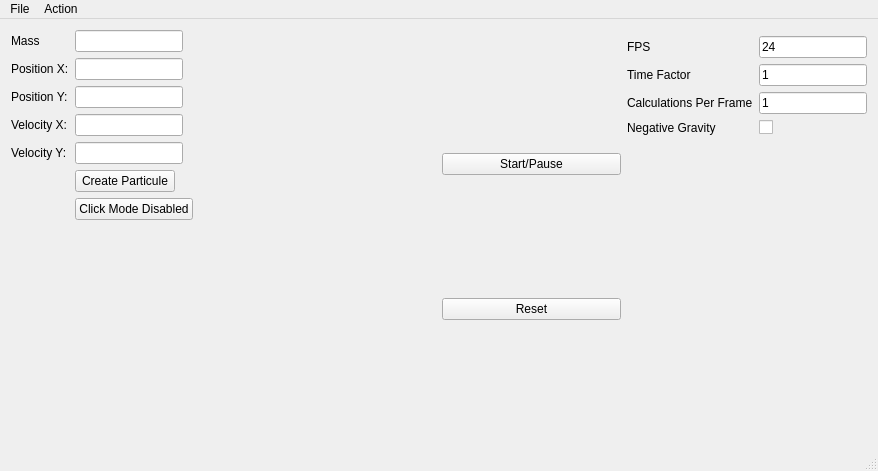
<?xml version="1.0" encoding="UTF-8"?>
<ui version="4.0">
 <class>GravitySimulator</class>
 <widget class="QMainWindow" name="GravitySimulator">
  <property name="geometry">
   <rect>
    <x>0</x>
    <y>0</y>
    <width>878</width>
    <height>471</height>
   </rect>
  </property>
  <property name="windowTitle">
   <string>MainWindow</string>
  </property>
  <widget class="QWidget" name="centralWidget">
   <layout class="QHBoxLayout" name="horizontalLayout_2">
    <item>
     <layout class="QFormLayout" name="settingsLayout">
      <property name="sizeConstraint">
       <enum>QLayout::SetMaximumSize</enum>
      </property>
      <property name="fieldGrowthPolicy">
       <enum>QFormLayout::FieldsStayAtSizeHint</enum>
      </property>
      <item row="0" column="0">
       <widget class="QLabel" name="massLabel">
        <property name="text">
         <string>Mass</string>
        </property>
       </widget>
      </item>
      <item row="0" column="1">
       <widget class="QLineEdit" name="massLineEdit">
        <property name="sizePolicy">
         <sizepolicy hsizetype="Minimum" vsizetype="Fixed">
          <horstretch>0</horstretch>
          <verstretch>0</verstretch>
         </sizepolicy>
        </property>
       </widget>
      </item>
      <item row="1" column="0">
       <widget class="QLabel" name="positionXLabel">
        <property name="text">
         <string>Position X:</string>
        </property>
       </widget>
      </item>
      <item row="1" column="1">
       <widget class="QLineEdit" name="positionXLineEdit">
        <property name="sizePolicy">
         <sizepolicy hsizetype="Minimum" vsizetype="Fixed">
          <horstretch>0</horstretch>
          <verstretch>0</verstretch>
         </sizepolicy>
        </property>
       </widget>
      </item>
      <item row="2" column="0">
       <widget class="QLabel" name="positionYLabel">
        <property name="text">
         <string>Position Y:</string>
        </property>
       </widget>
      </item>
      <item row="2" column="1">
       <widget class="QLineEdit" name="positionYLineEdit">
        <property name="sizePolicy">
         <sizepolicy hsizetype="Minimum" vsizetype="Fixed">
          <horstretch>0</horstretch>
          <verstretch>0</verstretch>
         </sizepolicy>
        </property>
       </widget>
      </item>
      <item row="3" column="0">
       <widget class="QLabel" name="velocityXLabel">
        <property name="text">
         <string>Velocity X:</string>
        </property>
       </widget>
      </item>
      <item row="3" column="1">
       <widget class="QLineEdit" name="velocityXLineEdit">
        <property name="sizePolicy">
         <sizepolicy hsizetype="Minimum" vsizetype="Fixed">
          <horstretch>0</horstretch>
          <verstretch>0</verstretch>
         </sizepolicy>
        </property>
       </widget>
      </item>
      <item row="4" column="0">
       <widget class="QLabel" name="velocityXLabel_2">
        <property name="text">
         <string>Velocity Y:</string>
        </property>
       </widget>
      </item>
      <item row="4" column="1">
       <widget class="QLineEdit" name="velocityYLineEdit">
        <property name="sizePolicy">
         <sizepolicy hsizetype="Minimum" vsizetype="Fixed">
          <horstretch>0</horstretch>
          <verstretch>0</verstretch>
         </sizepolicy>
        </property>
       </widget>
      </item>
      <item row="5" column="1">
       <widget class="QPushButton" name="createParticuleButton">
        <property name="minimumSize">
         <size>
          <width>100</width>
          <height>0</height>
         </size>
        </property>
        <property name="text">
         <string>Create Particule</string>
        </property>
       </widget>
      </item>
      <item row="6" column="1">
       <widget class="QPushButton" name="clickModeButton">
        <property name="sizePolicy">
         <sizepolicy hsizetype="Minimum" vsizetype="Fixed">
          <horstretch>0</horstretch>
          <verstretch>0</verstretch>
         </sizepolicy>
        </property>
        <property name="minimumSize">
         <size>
          <width>100</width>
          <height>0</height>
         </size>
        </property>
        <property name="text">
         <string>Click Mode Disabled</string>
        </property>
        <property name="checkable">
         <bool>true</bool>
        </property>
        <property name="checked">
         <bool>false</bool>
        </property>
       </widget>
      </item>
     </layout>
    </item>
    <item>
     <layout class="QVBoxLayout" name="verticalLayout">
      <property name="sizeConstraint">
       <enum>QLayout::SetNoConstraint</enum>
      </property>
      <item>
       <layout class="QVBoxLayout" name="simulatorLayout">
        <property name="sizeConstraint">
         <enum>QLayout::SetDefaultConstraint</enum>
        </property>
        <item>
         <widget class="QWidget" name="simulatorWidget" native="true">
          <property name="sizePolicy">
           <sizepolicy hsizetype="Maximum" vsizetype="Maximum">
            <horstretch>0</horstretch>
            <verstretch>0</verstretch>
           </sizepolicy>
          </property>
         </widget>
        </item>
       </layout>
      </item>
      <item>
       <layout class="QHBoxLayout" name="horizontalLayout">
        <item>
         <layout class="QGridLayout" name="gridLayout">
          <item row="0" column="0">
           <widget class="QPushButton" name="startPauseButton">
            <property name="text">
             <string>Start/Pause</string>
            </property>
           </widget>
          </item>
          <item row="2" column="0">
           <widget class="QPushButton" name="resetButton">
            <property name="text">
             <string>Reset</string>
            </property>
           </widget>
          </item>
         </layout>
        </item>
        <item>
         <layout class="QFormLayout" name="formLayout_2">
          <property name="sizeConstraint">
           <enum>QLayout::SetMaximumSize</enum>
          </property>
          <item row="0" column="0">
           <widget class="QLabel" name="label_2">
            <property name="text">
             <string>FPS</string>
            </property>
           </widget>
          </item>
          <item row="1" column="0">
           <widget class="QLabel" name="label_7">
            <property name="text">
             <string>Time Factor</string>
            </property>
           </widget>
          </item>
          <item row="2" column="0">
           <widget class="QLabel" name="label_8">
            <property name="sizePolicy">
             <sizepolicy hsizetype="Maximum" vsizetype="Preferred">
              <horstretch>0</horstretch>
              <verstretch>0</verstretch>
             </sizepolicy>
            </property>
            <property name="text">
             <string>Calculations Per Frame</string>
            </property>
           </widget>
          </item>
          <item row="3" column="0">
           <widget class="QLabel" name="label">
            <property name="text">
             <string>Negative Gravity</string>
            </property>
           </widget>
          </item>
          <item row="3" column="1">
           <widget class="QCheckBox" name="InvertedGravityCheckBox">
            <property name="layoutDirection">
             <enum>Qt::LeftToRight</enum>
            </property>
            <property name="text">
             <string/>
            </property>
           </widget>
          </item>
          <item row="0" column="1">
           <widget class="QLineEdit" name="FPSLineEdit">
            <property name="sizePolicy">
             <sizepolicy hsizetype="Minimum" vsizetype="Fixed">
              <horstretch>0</horstretch>
              <verstretch>0</verstretch>
             </sizepolicy>
            </property>
            <property name="text">
             <string>24</string>
            </property>
           </widget>
          </item>
          <item row="1" column="1">
           <widget class="QLineEdit" name="TimeFactorLineEdit">
            <property name="sizePolicy">
             <sizepolicy hsizetype="Minimum" vsizetype="Fixed">
              <horstretch>0</horstretch>
              <verstretch>0</verstretch>
             </sizepolicy>
            </property>
            <property name="text">
             <string>1</string>
            </property>
           </widget>
          </item>
          <item row="2" column="1">
           <widget class="QLineEdit" name="CalculPerFrameLineEdit">
            <property name="sizePolicy">
             <sizepolicy hsizetype="Minimum" vsizetype="Fixed">
              <horstretch>0</horstretch>
              <verstretch>0</verstretch>
             </sizepolicy>
            </property>
            <property name="text">
             <string>1</string>
            </property>
           </widget>
          </item>
         </layout>
        </item>
       </layout>
      </item>
     </layout>
    </item>
   </layout>
  </widget>
  <widget class="QMenuBar" name="menuBar">
   <property name="geometry">
    <rect>
     <x>0</x>
     <y>0</y>
     <width>878</width>
     <height>21</height>
    </rect>
   </property>
   <widget class="QMenu" name="menuFile">
    <property name="title">
     <string>File</string>
    </property>
    <addaction name="actionNew"/>
    <addaction name="actionOpen"/>
    <addaction name="actionSave_as"/>
    <addaction name="separator"/>
    <addaction name="actionQuit"/>
   </widget>
   <widget class="QMenu" name="menuAction">
    <property name="title">
     <string>Action</string>
    </property>
    <addaction name="actionStart_Pause"/>
    <addaction name="actionReset"/>
    <addaction name="actionSet_Checkpoint"/>
   </widget>
   <addaction name="menuFile"/>
   <addaction name="menuAction"/>
  </widget>
  <widget class="QStatusBar" name="statusBar"/>
  <action name="actionOpen">
   <property name="text">
    <string>Open</string>
   </property>
  </action>
  <action name="actionNew">
   <property name="text">
    <string>New</string>
   </property>
   <property name="shortcut">
    <string/>
   </property>
  </action>
  <action name="actionSave">
   <property name="text">
    <string>Save</string>
   </property>
  </action>
  <action name="actionSave_as">
   <property name="text">
    <string>Save as</string>
   </property>
  </action>
  <action name="actionQuit">
   <property name="text">
    <string>Quit</string>
   </property>
  </action>
  <action name="actionSettings">
   <property name="text">
    <string>Settings</string>
   </property>
  </action>
  <action name="actionStart_Pause">
   <property name="text">
    <string>Start/Pause</string>
   </property>
  </action>
  <action name="actionReset">
   <property name="text">
    <string>Reset</string>
   </property>
  </action>
  <action name="actionSet_Checkpoint">
   <property name="text">
    <string>Set Checkpoint</string>
   </property>
  </action>
 </widget>
 <layoutdefault spacing="6" margin="11"/>
 <resources/>
 <connections>
  <connection>
   <sender>actionQuit</sender>
   <signal>triggered()</signal>
   <receiver>GravitySimulator</receiver>
   <slot>close()</slot>
   <hints>
    <hint type="sourcelabel">
     <x>-1</x>
     <y>-1</y>
    </hint>
    <hint type="destinationlabel">
     <x>371</x>
     <y>235</y>
    </hint>
   </hints>
  </connection>
 </connections>
</ui>
